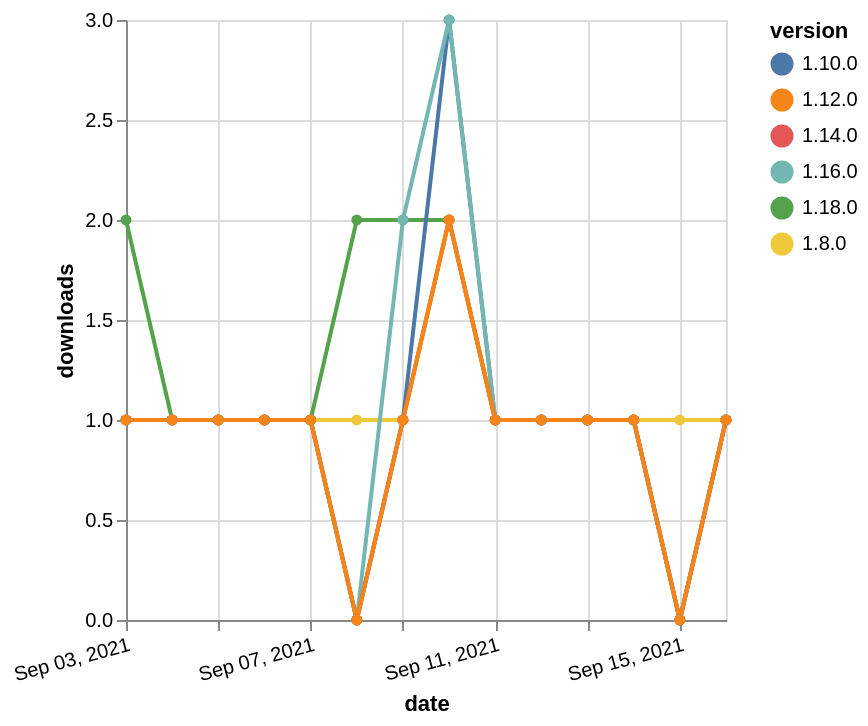

This figure's Vega-Lite source:
### Vega-Lite specification from a JSON file in a GitHub repository (floating-point values rounded to 4 significant figures)
{"$schema": "https://vega.github.io/schema/vega-lite/v5.json", "description": "A simple bar chart with embedded data.", "data": {"values": [{"date": "2021-09-03", "total": 122, "delta": 2, "version": "1.18.0"}, {"date": "2021-09-04", "total": 123, "delta": 1, "version": "1.18.0"}, {"date": "2021-09-05", "total": 124, "delta": 1, "version": "1.18.0"}, {"date": "2021-09-06", "total": 125, "delta": 1, "version": "1.18.0"}, {"date": "2021-09-07", "total": 126, "delta": 1, "version": "1.18.0"}, {"date": "2021-09-08", "total": 128, "delta": 2, "version": "1.18.0"}, {"date": "2021-09-09", "total": 130, "delta": 2, "version": "1.18.0"}, {"date": "2021-09-10", "total": 132, "delta": 2, "version": "1.18.0"}, {"date": "2021-09-11", "total": 133, "delta": 1, "version": "1.18.0"}, {"date": "2021-09-12", "total": 134, "delta": 1, "version": "1.18.0"}, {"date": "2021-09-13", "total": 135, "delta": 1, "version": "1.18.0"}, {"date": "2021-09-14", "total": 136, "delta": 1, "version": "1.18.0"}, {"date": "2021-09-15", "total": 136, "delta": 0, "version": "1.18.0"}, {"date": "2021-09-16", "total": 137, "delta": 1, "version": "1.18.0"}, {"date": "2021-09-03", "total": 237, "delta": 1, "version": "1.8.0"}, {"date": "2021-09-04", "total": 238, "delta": 1, "version": "1.8.0"}, {"date": "2021-09-05", "total": 239, "delta": 1, "version": "1.8.0"}, {"date": "2021-09-06", "total": 240, "delta": 1, "version": "1.8.0"}, {"date": "2021-09-07", "total": 241, "delta": 1, "version": "1.8.0"}, {"date": "2021-09-08", "total": 242, "delta": 1, "version": "1.8.0"}, {"date": "2021-09-09", "total": 243, "delta": 1, "version": "1.8.0"}, {"date": "2021-09-10", "total": 245, "delta": 2, "version": "1.8.0"}, {"date": "2021-09-11", "total": 246, "delta": 1, "version": "1.8.0"}, {"date": "2021-09-12", "total": 247, "delta": 1, "version": "1.8.0"}, {"date": "2021-09-13", "total": 248, "delta": 1, "version": "1.8.0"}, {"date": "2021-09-14", "total": 249, "delta": 1, "version": "1.8.0"}, {"date": "2021-09-15", "total": 250, "delta": 1, "version": "1.8.0"}, {"date": "2021-09-16", "total": 251, "delta": 1, "version": "1.8.0"}, {"date": "2021-09-03", "total": 336, "delta": 1, "version": "1.10.0"}, {"date": "2021-09-04", "total": 337, "delta": 1, "version": "1.10.0"}, {"date": "2021-09-05", "total": 338, "delta": 1, "version": "1.10.0"}, {"date": "2021-09-06", "total": 339, "delta": 1, "version": "1.10.0"}, {"date": "2021-09-07", "total": 340, "delta": 1, "version": "1.10.0"}, {"date": "2021-09-08", "total": 340, "delta": 0, "version": "1.10.0"}, {"date": "2021-09-09", "total": 341, "delta": 1, "version": "1.10.0"}, {"date": "2021-09-10", "total": 344, "delta": 3, "version": "1.10.0"}, {"date": "2021-09-11", "total": 345, "delta": 1, "version": "1.10.0"}, {"date": "2021-09-12", "total": 346, "delta": 1, "version": "1.10.0"}, {"date": "2021-09-13", "total": 347, "delta": 1, "version": "1.10.0"}, {"date": "2021-09-14", "total": 348, "delta": 1, "version": "1.10.0"}, {"date": "2021-09-15", "total": 348, "delta": 0, "version": "1.10.0"}, {"date": "2021-09-16", "total": 349, "delta": 1, "version": "1.10.0"}, {"date": "2021-09-03", "total": 190, "delta": 1, "version": "1.16.0"}, {"date": "2021-09-04", "total": 191, "delta": 1, "version": "1.16.0"}, {"date": "2021-09-05", "total": 192, "delta": 1, "version": "1.16.0"}, {"date": "2021-09-06", "total": 193, "delta": 1, "version": "1.16.0"}, {"date": "2021-09-07", "total": 194, "delta": 1, "version": "1.16.0"}, {"date": "2021-09-08", "total": 194, "delta": 0, "version": "1.16.0"}, {"date": "2021-09-09", "total": 196, "delta": 2, "version": "1.16.0"}, {"date": "2021-09-10", "total": 199, "delta": 3, "version": "1.16.0"}, {"date": "2021-09-11", "total": 200, "delta": 1, "version": "1.16.0"}, {"date": "2021-09-12", "total": 201, "delta": 1, "version": "1.16.0"}, {"date": "2021-09-13", "total": 202, "delta": 1, "version": "1.16.0"}, {"date": "2021-09-14", "total": 203, "delta": 1, "version": "1.16.0"}, {"date": "2021-09-15", "total": 203, "delta": 0, "version": "1.16.0"}, {"date": "2021-09-16", "total": 204, "delta": 1, "version": "1.16.0"}, {"date": "2021-09-03", "total": 163, "delta": 1, "version": "1.14.0"}, {"date": "2021-09-04", "total": 164, "delta": 1, "version": "1.14.0"}, {"date": "2021-09-05", "total": 165, "delta": 1, "version": "1.14.0"}, {"date": "2021-09-06", "total": 166, "delta": 1, "version": "1.14.0"}, {"date": "2021-09-07", "total": 167, "delta": 1, "version": "1.14.0"}, {"date": "2021-09-08", "total": 167, "delta": 0, "version": "1.14.0"}, {"date": "2021-09-09", "total": 168, "delta": 1, "version": "1.14.0"}, {"date": "2021-09-10", "total": 170, "delta": 2, "version": "1.14.0"}, {"date": "2021-09-11", "total": 171, "delta": 1, "version": "1.14.0"}, {"date": "2021-09-12", "total": 172, "delta": 1, "version": "1.14.0"}, {"date": "2021-09-13", "total": 173, "delta": 1, "version": "1.14.0"}, {"date": "2021-09-14", "total": 174, "delta": 1, "version": "1.14.0"}, {"date": "2021-09-15", "total": 174, "delta": 0, "version": "1.14.0"}, {"date": "2021-09-16", "total": 175, "delta": 1, "version": "1.14.0"}, {"date": "2021-09-03", "total": 186, "delta": 1, "version": "1.12.0"}, {"date": "2021-09-04", "total": 187, "delta": 1, "version": "1.12.0"}, {"date": "2021-09-05", "total": 188, "delta": 1, "version": "1.12.0"}, {"date": "2021-09-06", "total": 189, "delta": 1, "version": "1.12.0"}, {"date": "2021-09-07", "total": 190, "delta": 1, "version": "1.12.0"}, {"date": "2021-09-08", "total": 190, "delta": 0, "version": "1.12.0"}, {"date": "2021-09-09", "total": 191, "delta": 1, "version": "1.12.0"}, {"date": "2021-09-10", "total": 193, "delta": 2, "version": "1.12.0"}, {"date": "2021-09-11", "total": 194, "delta": 1, "version": "1.12.0"}, {"date": "2021-09-12", "total": 195, "delta": 1, "version": "1.12.0"}, {"date": "2021-09-13", "total": 196, "delta": 1, "version": "1.12.0"}, {"date": "2021-09-14", "total": 197, "delta": 1, "version": "1.12.0"}, {"date": "2021-09-15", "total": 197, "delta": 0, "version": "1.12.0"}, {"date": "2021-09-16", "total": 198, "delta": 1, "version": "1.12.0"}]}, "width": "container", "mark": {"type": "line", "point": {"filled": true}}, "encoding": {"x": {"field": "date", "type": "temporal", "timeUnit": "yearmonthdate", "title": "date", "axis": {"labelAngle": -15}}, "y": {"field": "delta", "type": "quantitative", "title": "downloads"}, "color": {"field": "version", "type": "nominal"}, "tooltip": {"field": "delta"}}}
